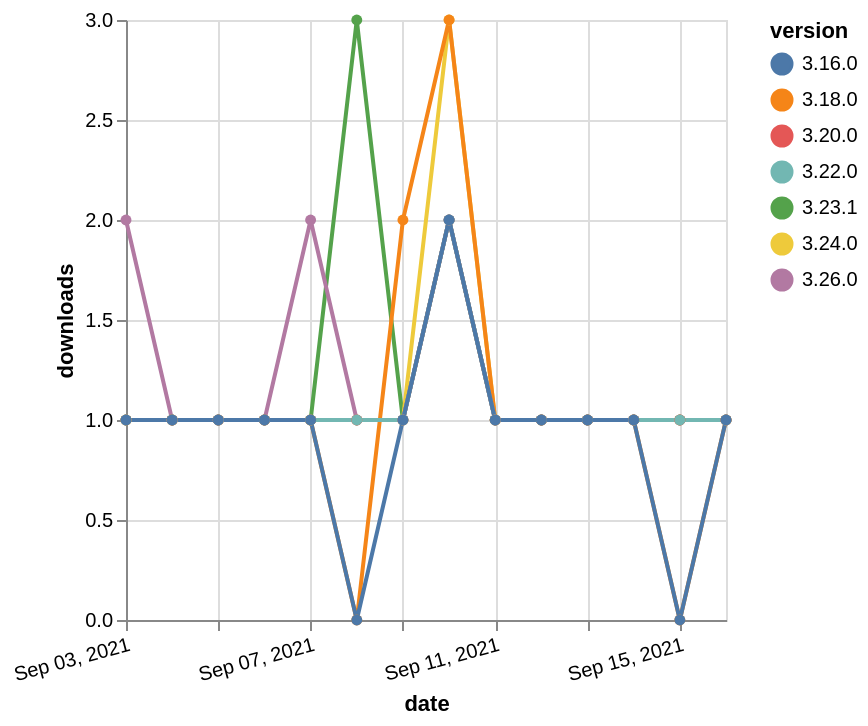

Here is the Vega-Lite specification saved for this chart:
### Vega-Lite specification from a JSON file in a GitHub repository (floating-point values rounded to 4 significant figures)
{"$schema": "https://vega.github.io/schema/vega-lite/v5.json", "description": "A simple bar chart with embedded data.", "data": {"values": [{"date": "2021-09-03", "total": 154, "delta": 1, "version": "3.23.1"}, {"date": "2021-09-04", "total": 155, "delta": 1, "version": "3.23.1"}, {"date": "2021-09-05", "total": 156, "delta": 1, "version": "3.23.1"}, {"date": "2021-09-06", "total": 157, "delta": 1, "version": "3.23.1"}, {"date": "2021-09-07", "total": 158, "delta": 1, "version": "3.23.1"}, {"date": "2021-09-08", "total": 161, "delta": 3, "version": "3.23.1"}, {"date": "2021-09-09", "total": 162, "delta": 1, "version": "3.23.1"}, {"date": "2021-09-10", "total": 164, "delta": 2, "version": "3.23.1"}, {"date": "2021-09-11", "total": 165, "delta": 1, "version": "3.23.1"}, {"date": "2021-09-12", "total": 166, "delta": 1, "version": "3.23.1"}, {"date": "2021-09-13", "total": 167, "delta": 1, "version": "3.23.1"}, {"date": "2021-09-14", "total": 168, "delta": 1, "version": "3.23.1"}, {"date": "2021-09-15", "total": 169, "delta": 1, "version": "3.23.1"}, {"date": "2021-09-16", "total": 170, "delta": 1, "version": "3.23.1"}, {"date": "2021-09-03", "total": 206, "delta": 1, "version": "3.24.0"}, {"date": "2021-09-04", "total": 207, "delta": 1, "version": "3.24.0"}, {"date": "2021-09-05", "total": 208, "delta": 1, "version": "3.24.0"}, {"date": "2021-09-06", "total": 209, "delta": 1, "version": "3.24.0"}, {"date": "2021-09-07", "total": 210, "delta": 1, "version": "3.24.0"}, {"date": "2021-09-08", "total": 211, "delta": 1, "version": "3.24.0"}, {"date": "2021-09-09", "total": 212, "delta": 1, "version": "3.24.0"}, {"date": "2021-09-10", "total": 215, "delta": 3, "version": "3.24.0"}, {"date": "2021-09-11", "total": 216, "delta": 1, "version": "3.24.0"}, {"date": "2021-09-12", "total": 217, "delta": 1, "version": "3.24.0"}, {"date": "2021-09-13", "total": 218, "delta": 1, "version": "3.24.0"}, {"date": "2021-09-14", "total": 219, "delta": 1, "version": "3.24.0"}, {"date": "2021-09-15", "total": 220, "delta": 1, "version": "3.24.0"}, {"date": "2021-09-16", "total": 221, "delta": 1, "version": "3.24.0"}, {"date": "2021-09-03", "total": 127, "delta": 2, "version": "3.26.0"}, {"date": "2021-09-04", "total": 128, "delta": 1, "version": "3.26.0"}, {"date": "2021-09-05", "total": 129, "delta": 1, "version": "3.26.0"}, {"date": "2021-09-06", "total": 130, "delta": 1, "version": "3.26.0"}, {"date": "2021-09-07", "total": 132, "delta": 2, "version": "3.26.0"}, {"date": "2021-09-08", "total": 133, "delta": 1, "version": "3.26.0"}, {"date": "2021-09-09", "total": 134, "delta": 1, "version": "3.26.0"}, {"date": "2021-09-10", "total": 136, "delta": 2, "version": "3.26.0"}, {"date": "2021-09-11", "total": 137, "delta": 1, "version": "3.26.0"}, {"date": "2021-09-12", "total": 138, "delta": 1, "version": "3.26.0"}, {"date": "2021-09-13", "total": 139, "delta": 1, "version": "3.26.0"}, {"date": "2021-09-14", "total": 140, "delta": 1, "version": "3.26.0"}, {"date": "2021-09-15", "total": 141, "delta": 1, "version": "3.26.0"}, {"date": "2021-09-16", "total": 142, "delta": 1, "version": "3.26.0"}, {"date": "2021-09-03", "total": 347, "delta": 1, "version": "3.18.0"}, {"date": "2021-09-04", "total": 348, "delta": 1, "version": "3.18.0"}, {"date": "2021-09-05", "total": 349, "delta": 1, "version": "3.18.0"}, {"date": "2021-09-06", "total": 350, "delta": 1, "version": "3.18.0"}, {"date": "2021-09-07", "total": 351, "delta": 1, "version": "3.18.0"}, {"date": "2021-09-08", "total": 351, "delta": 0, "version": "3.18.0"}, {"date": "2021-09-09", "total": 353, "delta": 2, "version": "3.18.0"}, {"date": "2021-09-10", "total": 356, "delta": 3, "version": "3.18.0"}, {"date": "2021-09-11", "total": 357, "delta": 1, "version": "3.18.0"}, {"date": "2021-09-12", "total": 358, "delta": 1, "version": "3.18.0"}, {"date": "2021-09-13", "total": 359, "delta": 1, "version": "3.18.0"}, {"date": "2021-09-14", "total": 360, "delta": 1, "version": "3.18.0"}, {"date": "2021-09-15", "total": 360, "delta": 0, "version": "3.18.0"}, {"date": "2021-09-16", "total": 361, "delta": 1, "version": "3.18.0"}, {"date": "2021-09-03", "total": 190, "delta": 1, "version": "3.20.0"}, {"date": "2021-09-04", "total": 191, "delta": 1, "version": "3.20.0"}, {"date": "2021-09-05", "total": 192, "delta": 1, "version": "3.20.0"}, {"date": "2021-09-06", "total": 193, "delta": 1, "version": "3.20.0"}, {"date": "2021-09-07", "total": 194, "delta": 1, "version": "3.20.0"}, {"date": "2021-09-08", "total": 195, "delta": 1, "version": "3.20.0"}, {"date": "2021-09-09", "total": 196, "delta": 1, "version": "3.20.0"}, {"date": "2021-09-10", "total": 198, "delta": 2, "version": "3.20.0"}, {"date": "2021-09-11", "total": 199, "delta": 1, "version": "3.20.0"}, {"date": "2021-09-12", "total": 200, "delta": 1, "version": "3.20.0"}, {"date": "2021-09-13", "total": 201, "delta": 1, "version": "3.20.0"}, {"date": "2021-09-14", "total": 202, "delta": 1, "version": "3.20.0"}, {"date": "2021-09-15", "total": 203, "delta": 1, "version": "3.20.0"}, {"date": "2021-09-16", "total": 204, "delta": 1, "version": "3.20.0"}, {"date": "2021-09-03", "total": 164, "delta": 1, "version": "3.22.0"}, {"date": "2021-09-04", "total": 165, "delta": 1, "version": "3.22.0"}, {"date": "2021-09-05", "total": 166, "delta": 1, "version": "3.22.0"}, {"date": "2021-09-06", "total": 167, "delta": 1, "version": "3.22.0"}, {"date": "2021-09-07", "total": 168, "delta": 1, "version": "3.22.0"}, {"date": "2021-09-08", "total": 169, "delta": 1, "version": "3.22.0"}, {"date": "2021-09-09", "total": 170, "delta": 1, "version": "3.22.0"}, {"date": "2021-09-10", "total": 172, "delta": 2, "version": "3.22.0"}, {"date": "2021-09-11", "total": 173, "delta": 1, "version": "3.22.0"}, {"date": "2021-09-12", "total": 174, "delta": 1, "version": "3.22.0"}, {"date": "2021-09-13", "total": 175, "delta": 1, "version": "3.22.0"}, {"date": "2021-09-14", "total": 176, "delta": 1, "version": "3.22.0"}, {"date": "2021-09-15", "total": 177, "delta": 1, "version": "3.22.0"}, {"date": "2021-09-16", "total": 178, "delta": 1, "version": "3.22.0"}, {"date": "2021-09-03", "total": 254, "delta": 1, "version": "3.16.0"}, {"date": "2021-09-04", "total": 255, "delta": 1, "version": "3.16.0"}, {"date": "2021-09-05", "total": 256, "delta": 1, "version": "3.16.0"}, {"date": "2021-09-06", "total": 257, "delta": 1, "version": "3.16.0"}, {"date": "2021-09-07", "total": 258, "delta": 1, "version": "3.16.0"}, {"date": "2021-09-08", "total": 258, "delta": 0, "version": "3.16.0"}, {"date": "2021-09-09", "total": 259, "delta": 1, "version": "3.16.0"}, {"date": "2021-09-10", "total": 261, "delta": 2, "version": "3.16.0"}, {"date": "2021-09-11", "total": 262, "delta": 1, "version": "3.16.0"}, {"date": "2021-09-12", "total": 263, "delta": 1, "version": "3.16.0"}, {"date": "2021-09-13", "total": 264, "delta": 1, "version": "3.16.0"}, {"date": "2021-09-14", "total": 265, "delta": 1, "version": "3.16.0"}, {"date": "2021-09-15", "total": 265, "delta": 0, "version": "3.16.0"}, {"date": "2021-09-16", "total": 266, "delta": 1, "version": "3.16.0"}]}, "width": "container", "mark": {"type": "line", "point": {"filled": true}}, "encoding": {"x": {"field": "date", "type": "temporal", "timeUnit": "yearmonthdate", "title": "date", "axis": {"labelAngle": -15}}, "y": {"field": "delta", "type": "quantitative", "title": "downloads"}, "color": {"field": "version", "type": "nominal"}, "tooltip": {"field": "delta"}}}
